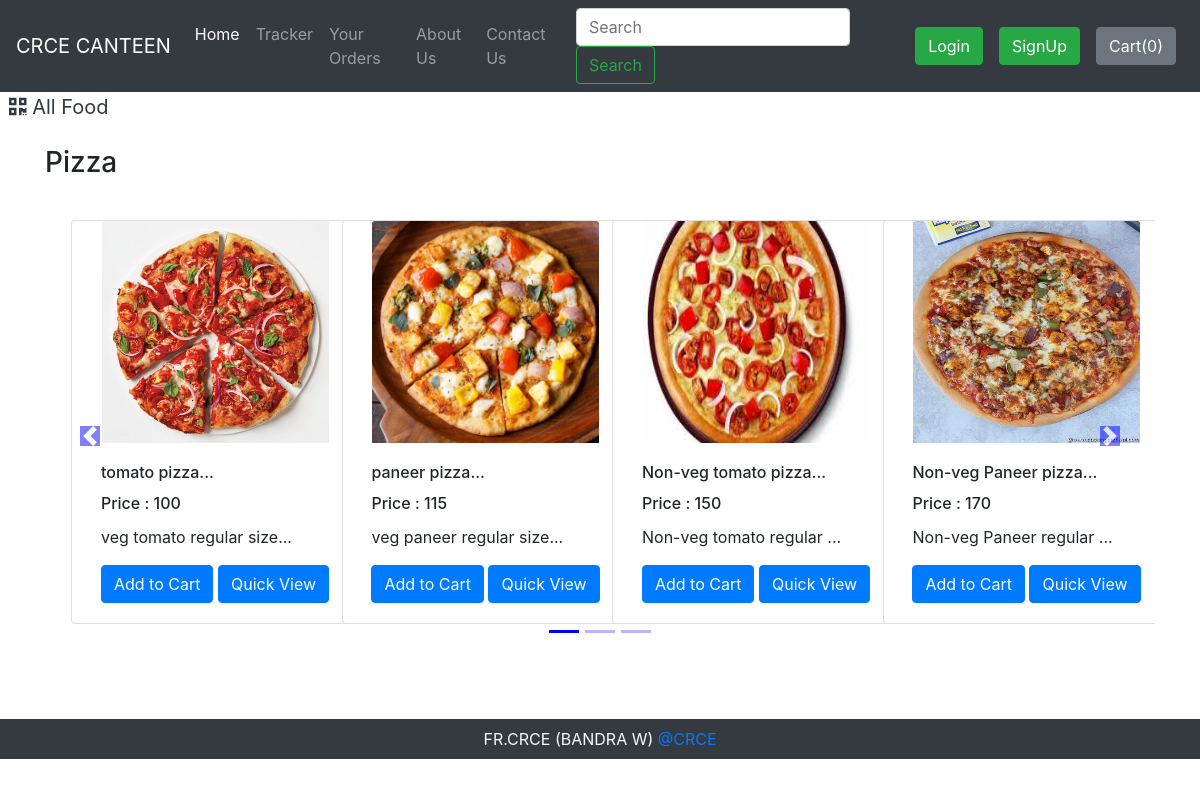
The page /shop/search/?search=Pizza on the database its author committed.
### shop/models.py (models this page shows, shortened)
class Product(models.Model):
    product_id = models.AutoField
    product_name = models.CharField(max_length=50)
    category = models.CharField(max_length=50, default="")
    subcategory = models.CharField(max_length=50, default="")
    price = models.IntegerField(default=0)
    desc = models.CharField(max_length=200)
    pub_date = models.DateField()
    image = models.ImageField(upload_to="shop/images", default="")

### shop/views.py (the view)
# urls.py: path('search/', views.search, name="Search"),
def search(request):
    query = request.GET.get('search')
    allProds = []
    catprods = Product.objects.values('category', 'id')
    cats = {item['category'] for item in catprods}
    for cat in cats:
        prodtemp = Product.objects.filter(category=cat)
        prod = [item for item in prodtemp if searchMatch(query, item)]
        n = len(prod)
        nSlides = n // 4 + ceil((n / 4) - (n // 4))
        if len(prod) != 0:
            allProds.append([prod, range(1, nSlides), nSlides])
    darshan = {'allProds': allProds, "msg": ""}
    if len(allProds) == 0 or len(query) < 3:
        darshan = {'msg': "No item available. Please make sure to enter relevant search query"}
    return render(request, 'shop/search.html', darshan)

### shop/views.py (called while the page is built)
def searchMatch(query, item):
    if query in item.desc.lower() or query in item.product_name.lower() or query in item.category.lower() or query in item.desc or query in item.product_name or query in item.category or query in item.desc.upper() or query in item.product_name.upper() or query in item.category.upper():
        return True
    else:
        return False

### shop/templates/shop/search.html (shortened to what this page needs)
{% extends 'shop/basic.html' %}
  {% block body %}
  {% load static %}
<div>&nbsp;
    <a href="/shop" class="active text-dark"  style="font-size:20px;">
      <i class="fas fa-qrcode"></i>
      <span>All Food</span>
    </a>
</div>
<div class="container" id="cont">
    {% for product, range, nSlides in allProds %}
    <h3 class="my-4">{{product.0.category}}</h3>
    <div class="row">
        <div id="demo{{forloop.counter}}" class="col carousel slide my-3" data-ride="carousel">
            <ul class="carousel-indicators">
                <li data-target="#demo{{forloop.counter}}" data-slide-to="0" class="active"></li>
                {% for i in range %}
                <li data-target="#demo{{forloop.parentloop.counter}}" data-slide-to="{{i}}"></li>
                {% endfor %}
            </ul>
            <div class="container carousel-inner no-padding">
                <div class="carousel-item active">
                    {% for i in product %}
                    <div class="col-xs-3 col-sm-3 col-md-3">
                        <div class="card align-items-center" style="width: 18rem;">
                            <img src='/media/{{i.image}}' class="card-img-top" alt="...">
                            <div class="card-body">
                                <h6 class="card-title" id="namepr{{i.id}}">{{i.product_name|slice:"0:20"}}...</h6>
                                 <h6 class="card-title" >Price : <span id="pricepr{{i.id}}">{{i.price}}</span></h6>
                                <p class="card-text">{{i.desc|slice:"0:23"}}...</p>
                                <span id="divpr{{i.id}}" class="divpr">
                                    <button id="pr{{i.id}}" class="btn btn-primary cart">Add to Cart</button>
                                </span>
                                <a href="/shop/productView/{{i.id}}"> <button id="qv{{i.id}}" class="btn btn-primary cart">Quick View</button> </a>
                            </div>
                        </div>
                    </div>
                    {% if forloop.counter|divisibleby:4 and forloop.counter > 0 and not forloop.last %}
                </div>
                    {% endif %}
                    {% endfor %}
            </div>
        </div>
        <a class="carousel-control-prev" href="#demo{{forloop.counter}}" data-slide="prev">
            <span class="carousel-control-prev-icon"></span>
        </a>
        <a class="carousel-control-next" href="#demo{{forloop.counter}}" data-slide="next">
            <span class="carousel-control-next-icon"></span>
        </a>
    </div>
    {% endfor %}
</div>
{% endblock %}

### rows shown on the page
Product: category "Pizza", image (picture), product_name "tomato pizza", price "100", desc "veg tomato regular size"
Product: image (picture), product_name "paneer pizza", price "115", desc "veg paneer regular size"
Product: image (picture), product_name "Non-veg tomato pizza", price "150", desc "Non-veg tomato regular"
Product: image (picture), product_name "Non-veg Paneer pizza", price "170", desc "Non-veg Paneer regular"
